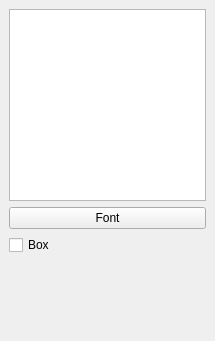
<ui version="4.0" >
 <class>QgsComposerLabelWidgetBase</class>
 <widget class="QWidget" name="QgsComposerLabelWidgetBase" >
  <property name="geometry" >
   <rect>
    <x>0</x>
    <y>0</y>
    <width>215</width>
    <height>341</height>
   </rect>
  </property>
  <property name="sizePolicy" >
   <sizepolicy vsizetype="Expanding" hsizetype="Expanding" >
    <horstretch>0</horstretch>
    <verstretch>0</verstretch>
   </sizepolicy>
  </property>
  <property name="windowTitle" >
   <string>Label Options</string>
  </property>
  <layout class="QVBoxLayout" >
   <property name="spacing" >
    <number>6</number>
   </property>
   <property name="leftMargin" >
    <number>9</number>
   </property>
   <property name="topMargin" >
    <number>9</number>
   </property>
   <property name="rightMargin" >
    <number>9</number>
   </property>
   <property name="bottomMargin" >
    <number>9</number>
   </property>
   <item>
    <widget class="QTextEdit" name="mTextEdit" >
     <property name="lineWrapMode" >
      <enum>QTextEdit::NoWrap</enum>
     </property>
    </widget>
   </item>
   <item>
    <widget class="QPushButton" name="mFontButton" >
     <property name="sizePolicy" >
      <sizepolicy vsizetype="Fixed" hsizetype="Preferred" >
       <horstretch>0</horstretch>
       <verstretch>0</verstretch>
      </sizepolicy>
     </property>
     <property name="text" >
      <string>Font</string>
     </property>
    </widget>
   </item>
   <item>
    <widget class="QCheckBox" name="mBoxCheckBox" >
     <property name="text" >
      <string>Box</string>
     </property>
    </widget>
   </item>
   <item>
    <spacer>
     <property name="orientation" >
      <enum>Qt::Vertical</enum>
     </property>
     <property name="sizeType" >
      <enum>QSizePolicy::Expanding</enum>
     </property>
     <property name="sizeHint" >
      <size>
       <width>197</width>
       <height>71</height>
      </size>
     </property>
    </spacer>
   </item>
  </layout>
 </widget>
 <layoutdefault spacing="6" margin="11" />
 <tabstops>
  <tabstop>mFontButton</tabstop>
  <tabstop>mBoxCheckBox</tabstop>
 </tabstops>
 <resources/>
 <connections/>
</ui>
